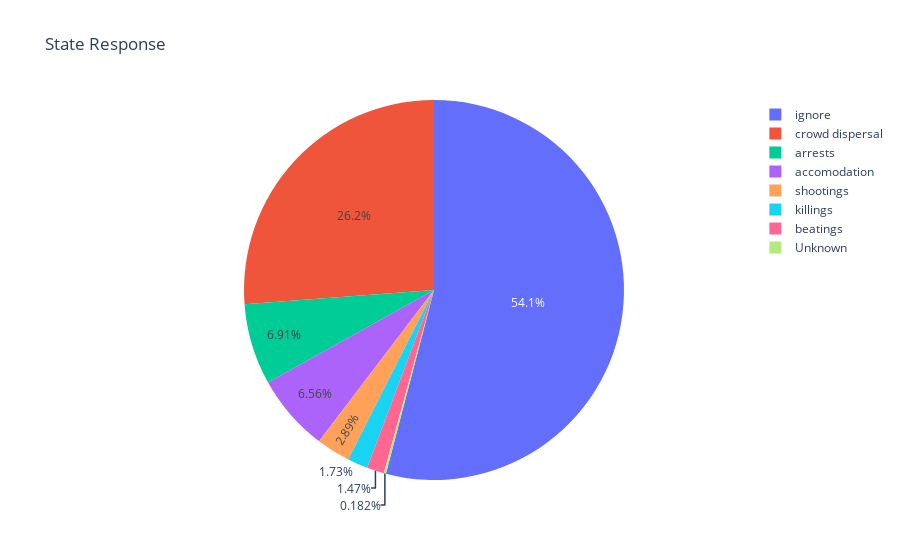

Notebook code cell kept with this figure:
### Code cell
data_response = df.groupby('stateresponse1').size().reset_index(name='count')
data_response = data_response.sort_values('count', ascending=False)
fig = px.pie(data_response, values='count', names='stateresponse1', title='State Response')
fig.show()

### Figure 1 — Plotly figure (JSON) as saved in the notebook; plotly's stock layout.template omitted (floating-point values rounded to 4 significant figures)
{"data": [{"domain": {"x": [0, 1], "y": [0, 1]}, "hovertemplate": "stateresponse1=%{label}<br>count=%{value}<extra></extra>", "labels": ["ignore", "crowd dispersal", "arrests", "accomodation", "shootings", "killings", "beatings", "Unknown"], "legendgroup": "", "name": "", "showlegend": true, "type": "pie", "values": [6841, 3313, 874, 830, 366, 219, 186, 23]}], "layout": {"legend": {"tracegroupgap": 0}, "title": {"text": "State Response"}}}
